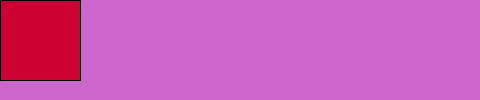
Frame 1 (no input)
Frame 60 (the mouse pressed at the canvas centre just before this capture): identical to frame 1, image omitted
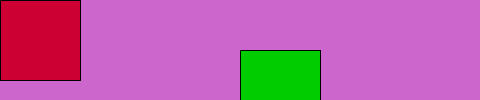
Frame 120 (the mouse held since frame 60 and released just before this capture)

The Processing sketch that drew these frames (run headless with seeded random() and noise(); from frame 60 on, the mouse is pressed at the canvas centre):

// Processing sketch: processing_35119
// ── processing_35119.pde


                
      void setup() {
size(480,100);
smooth();
background (#CC66CC);
}

void draw() {
if(mousePressed) {
fill(#00CC00);
} else {
fill(#CC0033);
}
rect(mouseX, mouseY, 80,80);
}
          
